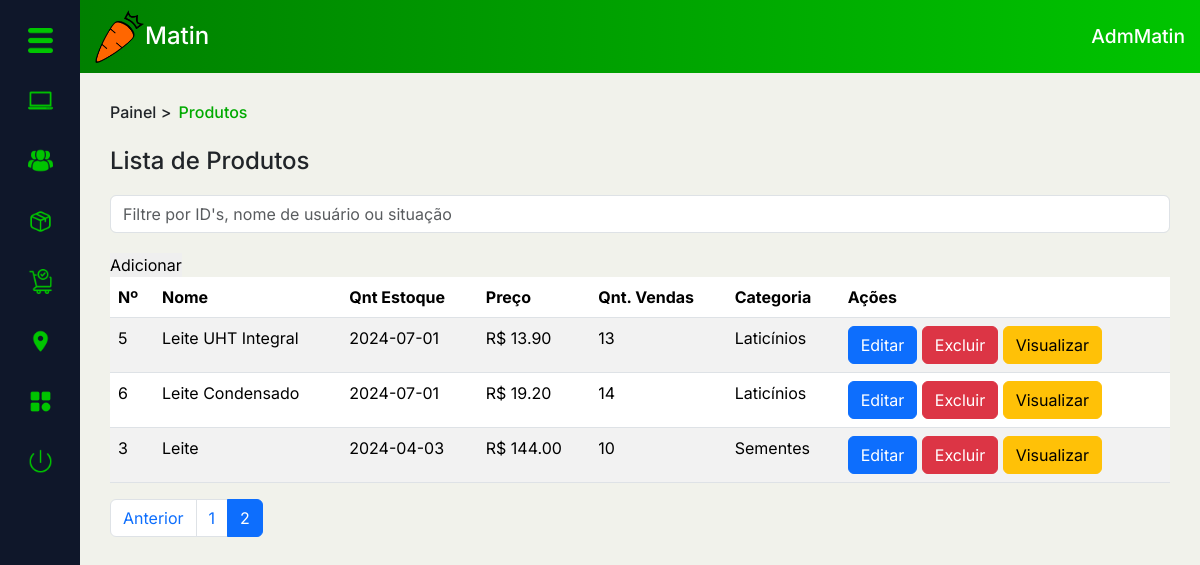
Page /PAGES/dashboard.php?page=prod_list&pagina=2 (signed in) on the earlier database version.
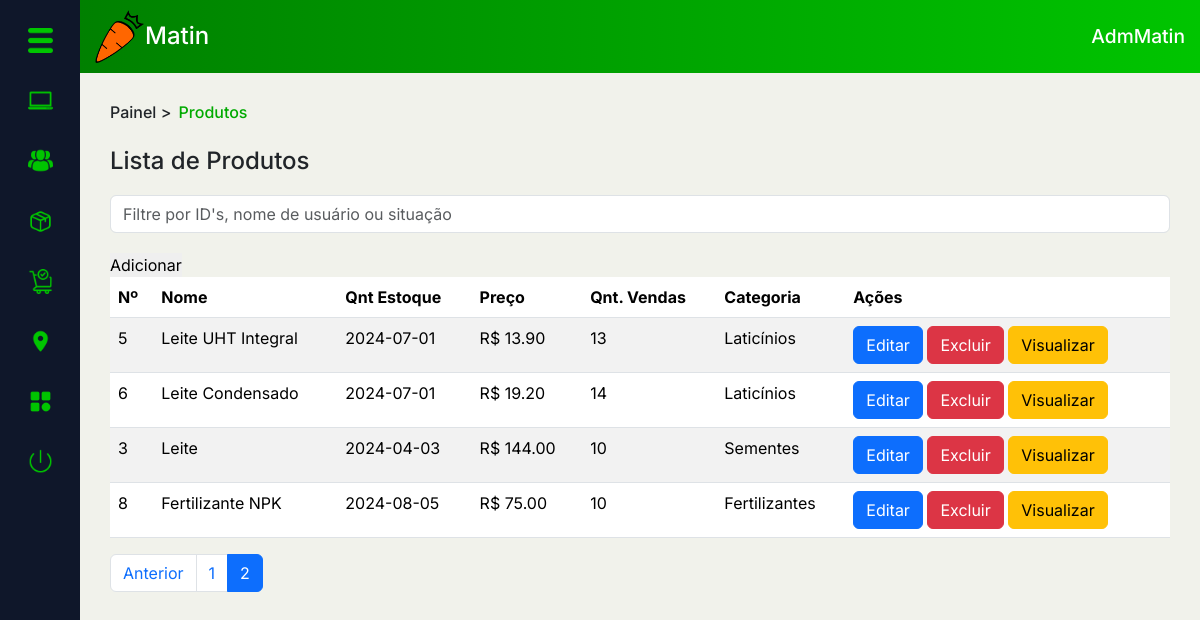
Same page on the later database version.
### tables this page shows
CREATE TABLE `usuario` (
  `idUsu` int(11) NOT NULL,
  `nome_usu` varchar(50) NOT NULL,
  `ativo` enum('0','1') NOT NULL DEFAULT '1',
  `data_criacao` date NOT NULL,
  `email_usu` varchar(100) NOT NULL,
  `senha_usu` varchar(45) NOT NULL,
  `tel_usu` varchar(45) NOT NULL,
  `fotos_usu` varchar(45) NOT NULL DEFAULT 'sem_foto.png',
  `premium` enum('0','1') NOT NULL,
  `NR` varchar(45) NOT NULL,
  `comp` varchar(45) NOT NULL,
  `TCIR` enum('CPF','CNPJ') NOT NULL,
  `NRCIR` varchar(45) NOT NULL,
  `nvl_usu` enum('A','F','C') NOT NULL DEFAULT 'C',
  `Local_CEP` int(11) NOT NULL,
  `tipoLocal` enum('casa','trabalho') NOT NULL,
  `infoAddLocal` varchar(100) NOT NULL,
  `qnt_vendas_usuario` int(11) NOT NULL DEFAULT 0,
  `visto_por_ultimo` datetime DEFAULT NULL,
  `usu_online` tinyint(1) DEFAULT 0
);

CREATE TABLE `produto` (
  `idProduto` int(11) NOT NULL,
  `nome_prod` varchar(100) NOT NULL,
  `qnt_prod_estoque` int(11) NOT NULL,
  `data_criacao_prod` date NOT NULL,
  `preco_prod` decimal(5,2) NOT NULL,
  `fotos_prod` varchar(100) NOT NULL DEFAULT 'sem_foto.png',
  `qnt_vendas` int(11) NOT NULL,
  `promocao` int(11) DEFAULT NULL,
  `parcela` int(11) DEFAULT NULL,
  `idCategoria` int(11) NOT NULL
);

CREATE TABLE `cria` (
  `idCria` int(11) NOT NULL,
  `idUsu` int(11) NOT NULL,
  `idProduto` int(11) NOT NULL
);

CREATE TABLE `categoria` (
  `idCategoria` int(11) NOT NULL,
  `nome_cat` varchar(45) NOT NULL,
  `img_cat` varchar(300) DEFAULT 'sem_foto.png',
  `desc_cat` varchar(100) DEFAULT NULL,
  `qnt_vis` int(11) DEFAULT NULL
);

### MODEL/autenticacao.php (called while the page is built, shortened)
<?php
function pegarIDUsuario(){
    return $_SESSION['idUsu'];
}
?>

### PAGES/DASHBOARD/prod_list.php (the view, shortened to what this page needs)
<div class="conteudo" id="conteudo2">
    <div class="top-cont">
        <div class="local">
            <h6><a href="../DASHBOARD/adminDash.php">Painel</a> > <mark>Produtos</mark></h6>
        </div>
    </div>
    <div class="main-cont">
        <div class="main-tit">
            <h4>Lista de Produtos</h4>
        </div>
        <div class="pesq">
            <div class="input-group flex-nowrap search-bar">
                <input type="search" class="form-control" placeholder="Filtre por ID's, nome de usuário ou situação" aria-label="Search" aria-describedby="addon-wrapping">
            </div>
            <a href="?page=add_usu&NdPAdd=1"><button class="btnAdd" type="button">Adicionar</button></a>
        </div>
        <table class="table table-striped">
            <thead>
                <tr>
                    <th scope="col">Nº</th>
                    <th scope="col">Nome</th>
                    <th scope="col">Qnt Estoque</th>
                    <th scope="col">Preço</th>
                    <th scope="col">Qnt. Vendas</th>
                    <th scope="col">Categoria</th>
                    <th scope="col">Ações</th>
                </tr>
            </thead>
            <tbody>
                <?php
                $pagina = isset($_GET['pagina']) ? (int)$_GET['pagina'] : 1;
                $limite = 4;
                $inicio = ($pagina * $limite) - $limite;
                if ($idUsu != 1) {
                    $selectQ = "SELECT * FROM produto p INNER JOIN categoria c ON p.idCategoria = c.idCategoria INNER JOIN cria c2 ON c2.idProduto = p.idProduto WHERE c2.idUsu = $idUsu ORDER BY p.idProduto LIMIT $inicio, $limite";
                } else {
                    $selectQ = "SELECT * FROM produto p INNER JOIN categoria c ON p.idCategoria = c.idCategoria INNER JOIN cria c2 ON c2.idProduto = p.idProduto LIMIT $inicio, $limite";
                }
                $selectP = $cx->prepare($selectQ);
                $selectP->setFetchMode(PDO::FETCH_ASSOC);
                $selectP->execute();
                $total = $selectP->rowCount();
                if ($total == 0) {
                    echo "<p class='txtVermelho'>Não há registros no momento...</p>";
                } else {
                    while ($dados = $selectP->fetch()) {
                        echo "<tr>";
                        echo "<td scope='row'>{$dados['idProduto']}</td>";
                        echo "<td>{$dados['nome_prod']}</td>";
                        echo "<td>{$dados['data_criacao_prod']}</td>";
                        echo "<td>R$ {$dados['preco_prod']}</td>";
                        echo "<td>{$dados['qnt_vendas']}</td>";
                        echo "<td>{$dados['nome_cat']}</td>";
                        echo "<td><a href='#'><button type='button' class='btn btn-primary'>Editar</button></a> <a href='#'><button type='button' class='btn btn-danger'>Excluir</button></a> <a href='#'><button type='button' class='btn btn-warning'>Visualizar</button></a></td>";
                        echo "</tr>";
                    }
                }
                ?>
            </tbody>
        </table>
        <?php
        $selectAllQ = "SELECT COUNT(*) AS total FROM usuario";
        $selectAllP = $cx->prepare($selectAllQ);
        $selectAllP->execute();
        $totalRegistros = $selectAllP->fetch()['total'];
        $totalPaginas = ceil($totalRegistros / $limite);
        echo "<nav aria-label='Page navigation example' class='navigation'>";
        echo "<ul class='pagination'>";
        if ($pagina > 1) {
            echo "<li class='page-item'><a class='page-link' href='?page=prod_list&pagina=" . ($pagina - 1) . "'>Anterior</a></li>";
        }
        for ($i = 1; $i <= $totalPaginas; $i++) {
            $active = $i == $pagina ? "active" : "";
            echo "<li class='page-item $active'><a class='page-link' href='?page=prod_list&pagina=$i'>$i</a></li>";
        }
        echo "</ul>";
        echo "</nav>";
        ?>
    </div>
</div>

### PAGES/dashboard.php (shortened to what this page needs)
<!DOCTYPE html>
<html lang="pt-br">
<head>
    <link rel="stylesheet" href="../ASSETS/GERAL.css">
    <link rel="stylesheet" href="../ASSETS/PAGINAS-CSS/dashboard.css">
    <link href='https://unpkg.com/boxicons@2.0.7/css/boxicons.min.css' rel='stylesheet'>
    <link href="https://cdn.jsdelivr.net/npm/bootstrap@5.3.1/dist/css/bootstrap.min.css" rel="stylesheet">
</head>
<body>
    <?php require_once '../MODEL/autenticacao.php';?>
    <?php
    $idUsu = pegarIDUsuario();
    ?>
    <?php require_once '../BASE/config.php'?>
    <div class="container">
        <div class="sidebar">
            <?php require_once 'DASHBOARD/sidebarDash.php' ?>
        </div>
        <main>
            <?php require_once 'DASHBOARD/headerDash.php'; ?>
            <?php require_once '../BASE/chPagesDashboard.php';?>
        </main>
    </div>
</body>
</html>

### PAGES/DASHBOARD/sidebarDash.php (shortened to what this page needs)
<?php
if ($idUsu == '1') {
?>
    <div class="sidebar">
        <button class="btn" type="button" data-bs-toggle="offcanvas" data-bs-target="#offcanvasScrolling" aria-controls="offcanvasScrolling"><img src="../IMAGES/botao-de-menu.png" alt=""></button>
        <a href="?page=dash_ini"><button class="btn" type="button"><img src="../IMAGES/computador-portatil.png" alt=""></button></a>
        <a href="?page=usu_list"><button class="btn" type="button"><img src="../IMAGES/grupo-de-usuarios.png" alt=""></button></a>
        <a href="?page=prod_list"><button class="btn" type="button"><img src="../IMAGES/caixa.png" alt=""></button></a>
        <a href="?page=compra_list"><button class="btn" type="button"><img src="../IMAGES/compra.png" alt=""></button></a>
        <a href="?page=loc_list"><button class="btn" type="button"><img src="../IMAGES/local.png" alt=""></button></a>
        <div class="btnoffcanvas">
            <div class="btn-group dropend">
                <button type="button" class="btn btn-custom dropdown-toggle" data-bs-toggle="dropdown" aria-expanded="false">
                    <img src="../IMAGES/categorias.png" alt="">
                </button>
            </div>
        </div>
        <a href="?sair=true"><button class="btn" type="button"><img src="../IMAGES/sair.png" alt=""></button></a>
    </div>
<?php
}
?>

### PAGES/DASHBOARD/headerDash.php (shortened to what this page needs)
<?php
if (isset($idUsu)) {
    $selectQ = "SELECT * FROM usuario WHERE idUsu = $idUsu";
    $selectP = $cx->prepare($selectQ);
    $selectP->execute();
    $dados = $selectP->fetch(PDO::FETCH_ASSOC);
}
?>
<nav class="d-flex justify-content-between align-items-center header">
    <a href="../index.php">
        <div class="logo">
            <figure>
                <img src="../IMAGES/matin-logo-png.png" alt="Matin">
            </figure>
            <h1>Matin</h1>
        </div>
    </a>
    <div class="usuario">
        <h1><?php echo $dados['nome_usu'] ?></h1>
    </div>
</nav>

### BASE/chPagesDashboard.php (shortened to what this page needs)
<?php
$page = isset($_REQUEST['page']) ? $_REQUEST['page'] : 'home';
if ($idUsu == '1') {
    switch ($page) {
        case 'prod_list':
            require_once '../PAGES/DASHBOARD/prod_list.php';
            break;
    }
} else if (!isset($idUsu)) {
    echo "<script>location.href='../CREDENTIALS/loginUsu.php?aviso=3'</script>";
} else if ($idUsu != '1') {
    switch ($page) {
        case 'dash_ini':
            require_once '../PAGES/DASHBOARD/dash_ini.php';
            break;
        case 'prod_list':
            require_once '../PAGES/DASHBOARD/prod_list.php';
            break;
            case 'perg_list':
                require_once '../PAGES/DASHBOARD/perg_list.php';
                break;
        default:
            require_once '../PAGES/DASHBOARD/dash_ini.php';
            break;
    }
}

### ASSETS/GERAL.css (style rules this page uses)
:root { --preto00: black; --pretoAzulado: #0F172A; --branco00: white; --cinza00: #C1C1C1; --cinza01: #898989; --cinza02: #D9D9D9; --cinza03: #EAEAEA; --cinza04: #ABABAB; --laranja00: #FF6600; --laranja01: #FF9F5F; --laranjaClaro: #FFE0CC; --laranjaPressed: #d66215; --vermelho00: #FF2A2A; --vermelhoAviso: #B00000; --azulClaro: #009EBB; --verde00: #008000; --verde01: #00C500; --verde02: #00AA00; --verdePressed: #035f03; --bege00: #F1F2EB; --bege01: #F5FBEF; --bege02: #E5E0E0; --bege03: #F2EEEB; --fonte01: 'Inter', serif; }

### ASSETS/PAGINAS-CSS/dashboard.css (style rules this page uses)
body { background-color: var(--bege00) !important; }
.container { max-width: 110% !important; display: grid; padding: 0 !important; grid-template-columns: 80px auto; }
.container .sidebar { max-width: 1300px !important; }

### PAGES/DASHBOARD/sidebarDash.php (style rules this page uses)
h6, h5 { margin: 0 !important; }
li { list-style: none; }
.sidebar { background-color: var(--pretoAzulado); padding-bottom: 20px; height: 100vh; }
.sidebar button { display: block; margin: auto; margin-top: 20px; }
.dropend .dropdown-toggle::after { display: none; }
.btn-group, .btn-group-vertical { display: block; }
img { width: 25px; }
.btnoffcanvas { margin-top: 20px; }

### PAGES/DASHBOARD/headerDash.php (style rules this page uses)
.header { background: linear-gradient(to right, var(--verde00), var(--verde01)); padding: 10px 15px; width: 100%; }
a { margin: 0; text-decoration: none; }
figure, h1 { margin: 0; }
nav .logo h1 { font-size: 1.5em; color: var(--branco00); }
.usuario, .logo { display: flex; align-items: center; }
nav .usuario h1 { font-size: 1.2em; color: var(--branco00); }
.logo figure img { width: 50px; }

### PAGES/DASHBOARD/prod_list.php (style rules this page uses)
#conteudo2 { padding: 30px; }
h6 a { color: var(--preto); text-decoration: none; }
mark { background-color: transparent !important; color: var(--verde02); }
.search-bar { margin: 20px 0 !important; }

Differences in the rows shown:
added produto: cria.idProduto "8", nome_prod "Fertilizante NPK", data_criacao_prod "2024-08-05", preco_prod "75.00", qnt_vendas "10", idCategoria.nome_cat "Fertilizantes"
